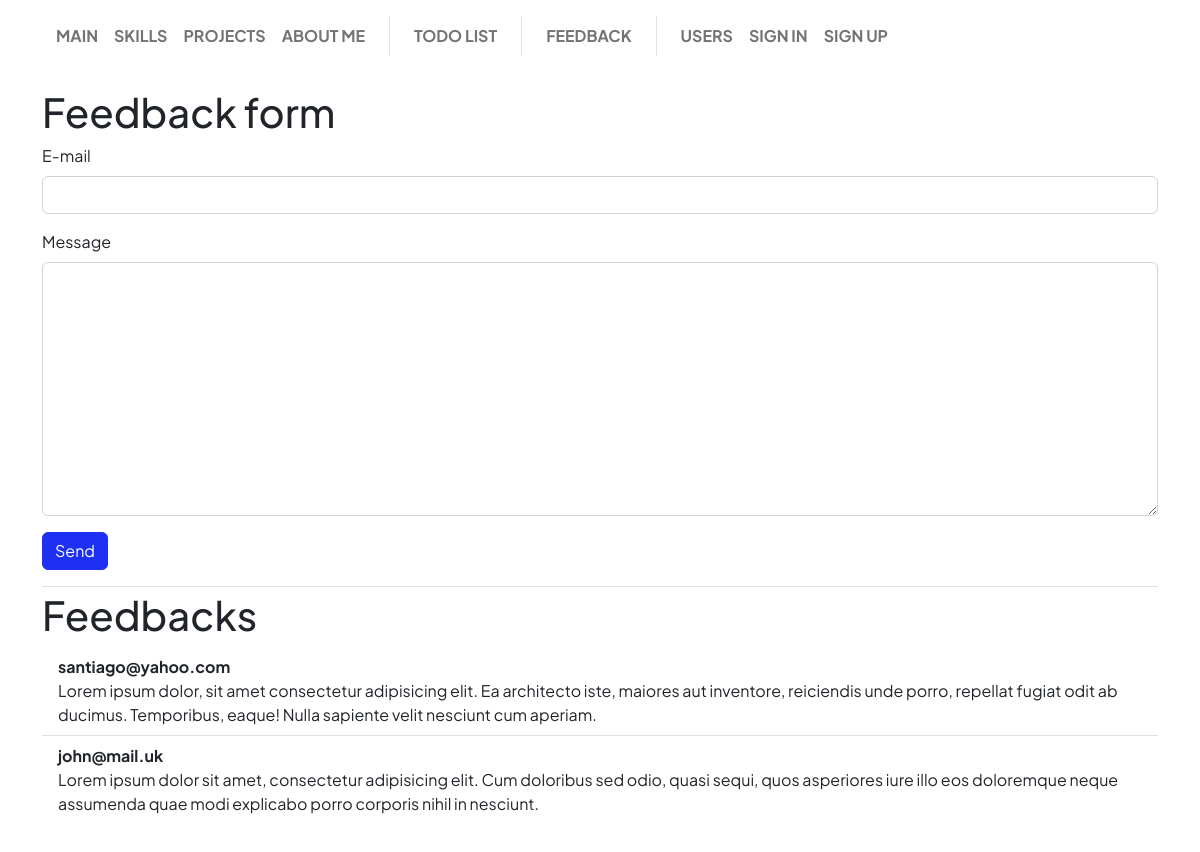
The app's page /feedback/, older data.
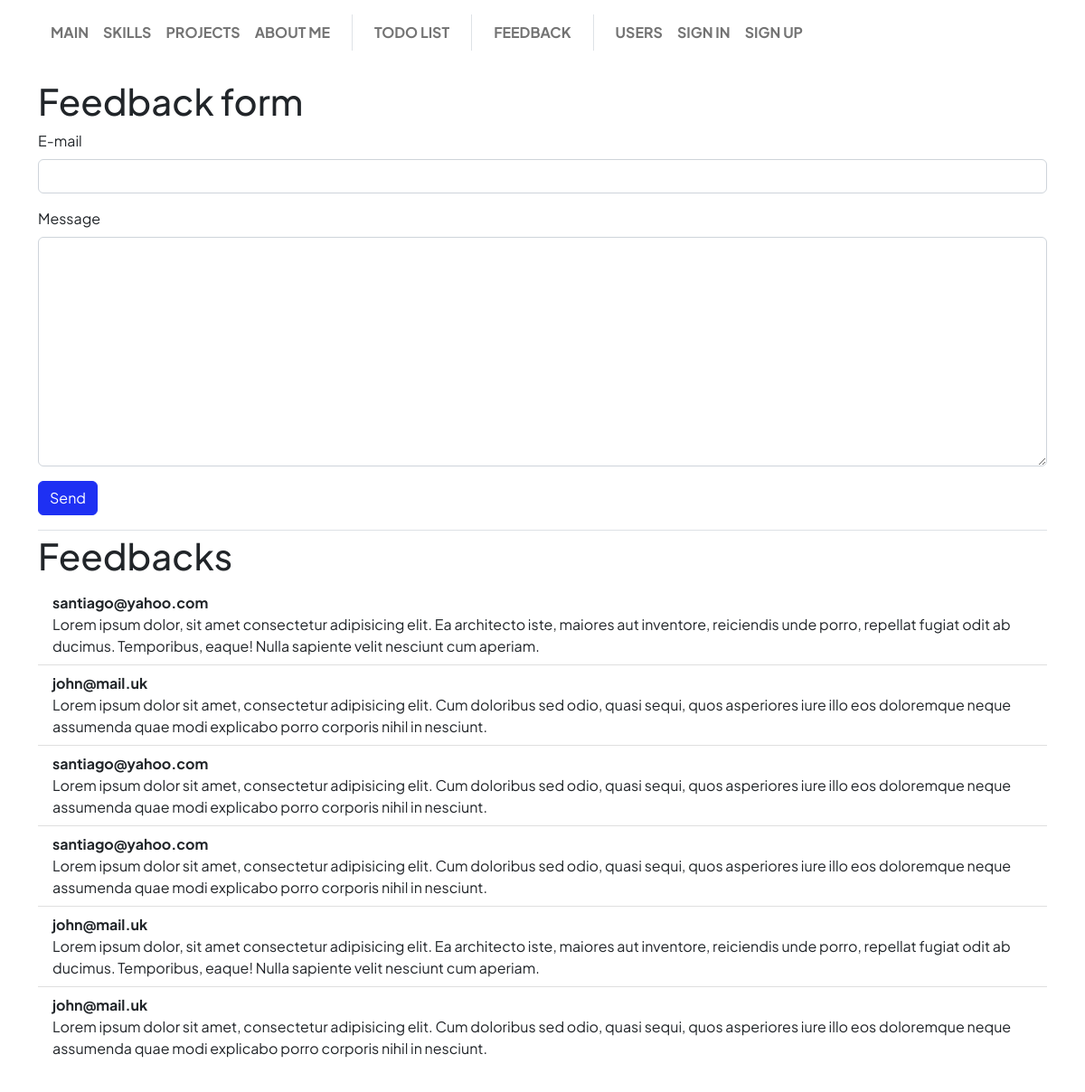
The same page, newer data.
### app/feedback/models.py (models this page shows)
class FeedBack(db.Model):
    __tablename__ = "feedback"
    id = Column(Integer, primary_key=True)
    email = Column(String(256), nullable=False)
    message = Column(String(768), nullable=True)

### app/feedback/views.py (the view, shortened to what this page needs)
@feedback_blueprint.route('/', methods=["GET", "POST"])
def index():
    form = FeedBackForm()
    feedbacks_list = FeedBack.query.all()
    return render_template("feedback/index.html", form=form, feedbacks_list=feedbacks_list)

### app/feedback/forms.py
class FeedBackForm(FlaskForm):
    email = EmailField("E-mail",
                       validators=[
                           Length(max=256),
                           Email(message="Incorrect e-mail"),
                           DataRequired(message="E-mail is required"),
                       ])
    message = TextAreaField("Message",
                            validators=[
                                Length(max=768),
                                DataRequired(message="Feedback message is required"),
                            ])
    submit = SubmitField("Send")

### app/base/menu.py (called while the page is built)
@base_blueprint.app_context_processor
def inject_menu():
    return dict(menu=__menu__.__iter__(), menu_separator=__separator__)

    @property
    def url(self):
        return url_for(self.endpoint)

    @property
    def visible(self):
        return not self.visibility_lambda or self.visibility_lambda()

### app/feedback/templates/feedback/index.html (shortened to what this page needs)
{% extends "base/base.html" %}
{% from "base/macros.html" import render_field, render_text_input_horizontal %}
{% block page_body %}
<h1>Feedback form</h1>
<form method="POST" novalidate>
    {{ render_field(form.email) }}
    {{ render_field(form.message) }}
    {{ render_field(form.submit) }}
</form>
{% if feedbacks_list.__len__() > 0 %}
<h1 class="pt-1 mt-3 border-top">Feedbacks</h1>
<ul class="list-group list-group-flush mb-5">
    {% for feedback in feedbacks_list %}
    <li class="list-group-item">
        <span class="fw-bolder"> {{ feedback["email"] }} </span>
        <br/>
        <span> {{ feedback["message"] }} </span>
    </li>
    {% endfor%}
</ul>
{% endif %}
{% endblock %}

### app/base/templates/base/base.html (shortened to what this page needs)
<!DOCTYPE html>
<html lang="en">
<head>
    {% block page_styles %}
    <link href="{{ url_for('base.static', filename='css/bootstrap.min.css') }}" rel="stylesheet">
    <link href="{{ url_for('base.static', filename='css/bootstrap-theme.css') }}" rel="stylesheet">
    <link href="{{ url_for('base.static', filename='css/custom.css') }}" rel="stylesheet">
    {% endblock %}
</head>
<body class="min-vh-100 d-flex flex-column">
    {% include "base/base_nav.html" %}
    <div class="container flex-grow-1 mt-3">
        {% block page_body %}{% endblock %}
    </div>
</body>
</html>

### app/base/templates/base/macros.html (shortened to what this page needs)
{% macro render_field(field) %}
  {% if field.type == 'StringField' or field.type == 'EmailField' or field.type == 'PasswordField' or field.type == 'FileField' %}
    {{ render_text_input(field) }}
  {% elif field.type == 'TextAreaField' %}
    {{ render_text_area(field) }}
  {% elif field.type == 'BooleanField' %}
    {{ render_checkbox(field) }}
  {% elif field.type == 'SubmitField' %}
    {{ render_submit(field) }}
  {% endif %}
{% endmacro %}
{% macro render_text_input(field) %}
  <div class="mb-3">
    <label for="{{ field.id }}" class="form-label"> {{ field.label.text }} </label>
    <div class="input-group has-validation">
      <input
        type="{% if field.type == 'StringField' %}text{% elif field.type == 'PasswordField' %}password{% elif field.type == 'FileField' %}file{% endif %}"
        class="form-control {% if field.errors.__len__() > 0 %} is-invalid {% endif %}"
        name="{{ field.name }}"
        id="{{ field.id }}"
        {% if field.type != 'PasswordField' and field.type != 'FileField' %}
          value="{{ field.data if field.data else "" }}"
        {% endif %}
        aria-describedby="{{ field.id }}-feedback"
      />
    </div>
  </div>
{% endmacro %}
{% macro render_text_area(field) %}
  <div class="mb-3">
    <label for="{{ field.id }}" class="form-label"> {{ field.label.text }} </label>
    <div class="input-group has-validation">
      <textarea
        class="form-control {% if field.errors.__len__() > 0 %} is-invalid {% endif %}"
        name="{{ field.name }}"
        id="{{ field.id }}"
        rows="10"
      >{{ field.data if field.data else "" }}</textarea>
    </div>
  </div>
{% endmacro %}
{% macro render_submit(field) %}
  <div class="">
    <input
      class="btn btn-primary"
      type="submit"
      id="{{ field.id }}"
      name="{{ field.name }}"
      value="{{ field.label.text }}"
    />
  </div>
{% endmacro %}

### app/base/templates/base/base_nav.html (shortened to what this page needs)
<nav class="navbar navbar-expand-lg position-sticky-lg top-0 z-3 navbar-light bg-transparent py-3">
  <div class="container-fluid px-5">
    <div class="collapse navbar-collapse" id="collapsableContent">
      <ul class="navbar-nav me-auto mb-2 mb-lg-0 fw-bolder bg-white rounded">
        {%for item in menu %}
          {% if item == menu_separator %}
            <li class="border-top border-top-lg-0 border-start-lg mx-lg-3 nav-sep"></li>
          {% elif item.visible %}
            <li class="nav-item">
              <a class="nav-link" href="{{ item.url }}"> {{ item.name | upper }} </a>
            </li>
          {% endif %}
        {% endfor %}
      </ul>
    </div>
  </div>
</nav>

### app/base/static/css/custom.css (style rules this page uses)
@media (min-width: 992px) { .position-sticky-lg { position: sticky !important; } }

Row changes from the older to the newer data that the page shows:
added FeedBack: email "santiago@yahoo.com", message "Lorem ipsum dolor sit amet, consectetur adipisicing elit. Cum doloribus sed odio, quasi sequi, quos asperiores iure illo eos doloremque neque assumenda quae modi explicabo porro corporis nihil in nesciunt."
added FeedBack: email "santiago@yahoo.com", message "Lorem ipsum dolor sit amet, consectetur adipisicing elit. Cum doloribus sed odio, quasi sequi, quos asperiores iure illo eos doloremque neque assumenda quae modi explicabo porro corporis nihil in nesciunt."
added FeedBack: email "john@mail.uk", message "Lorem ipsum dolor, sit amet consectetur adipisicing elit. Ea architecto iste, maiores aut inventore, reiciendis unde porro, repellat fugiat odit ab ducimus. Temporibus, eaque! Nulla sapiente velit nesciunt cum aperiam."
added FeedBack: email "john@mail.uk", message "Lorem ipsum dolor sit amet, consectetur adipisicing elit. Cum doloribus sed odio, quasi sequi, quos asperiores iure illo eos doloremque neque assumenda quae modi explicabo porro corporis nihil in nesciunt."
